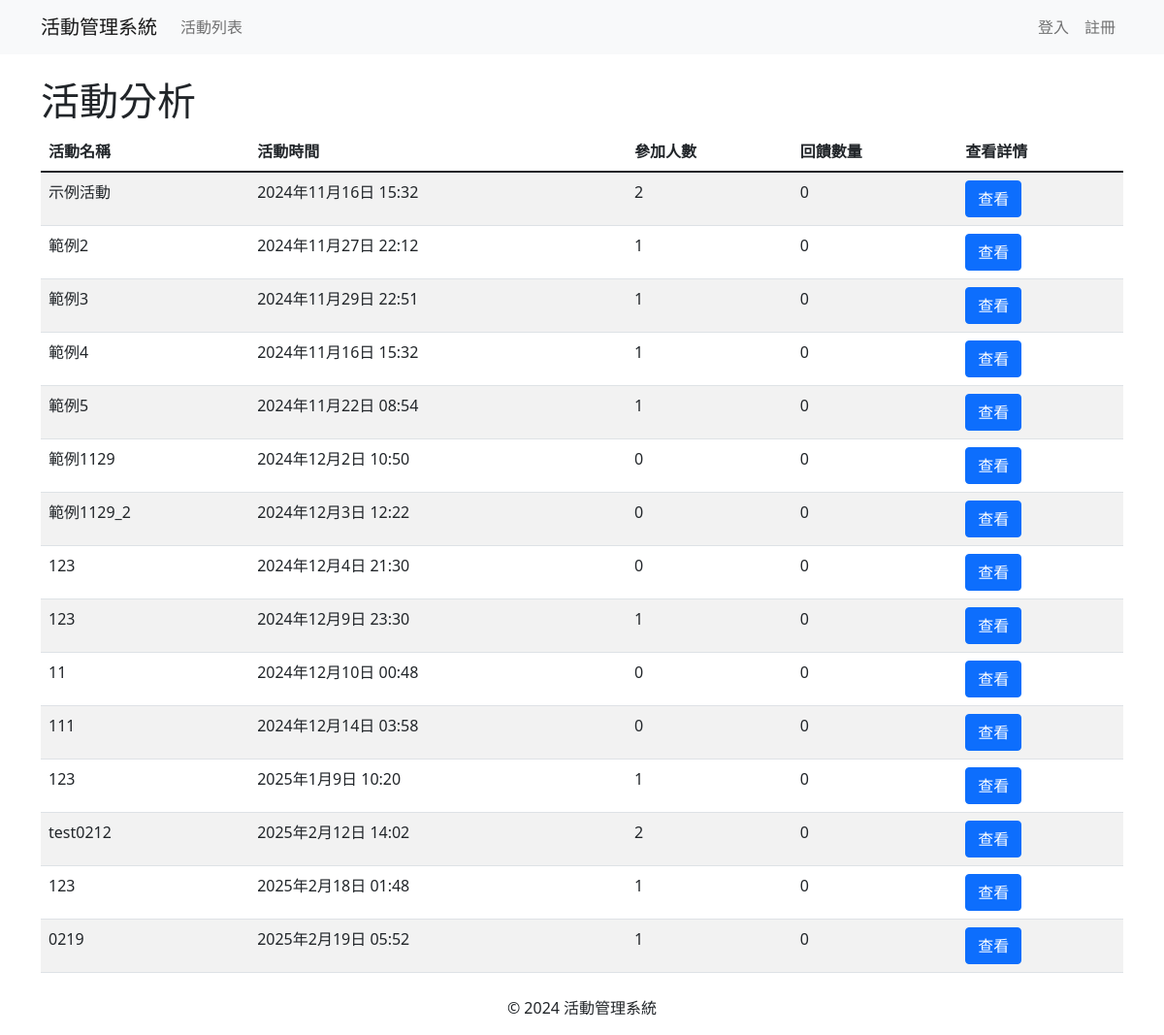
The page /feedback/event_analysis/ on the database as committed earlier.
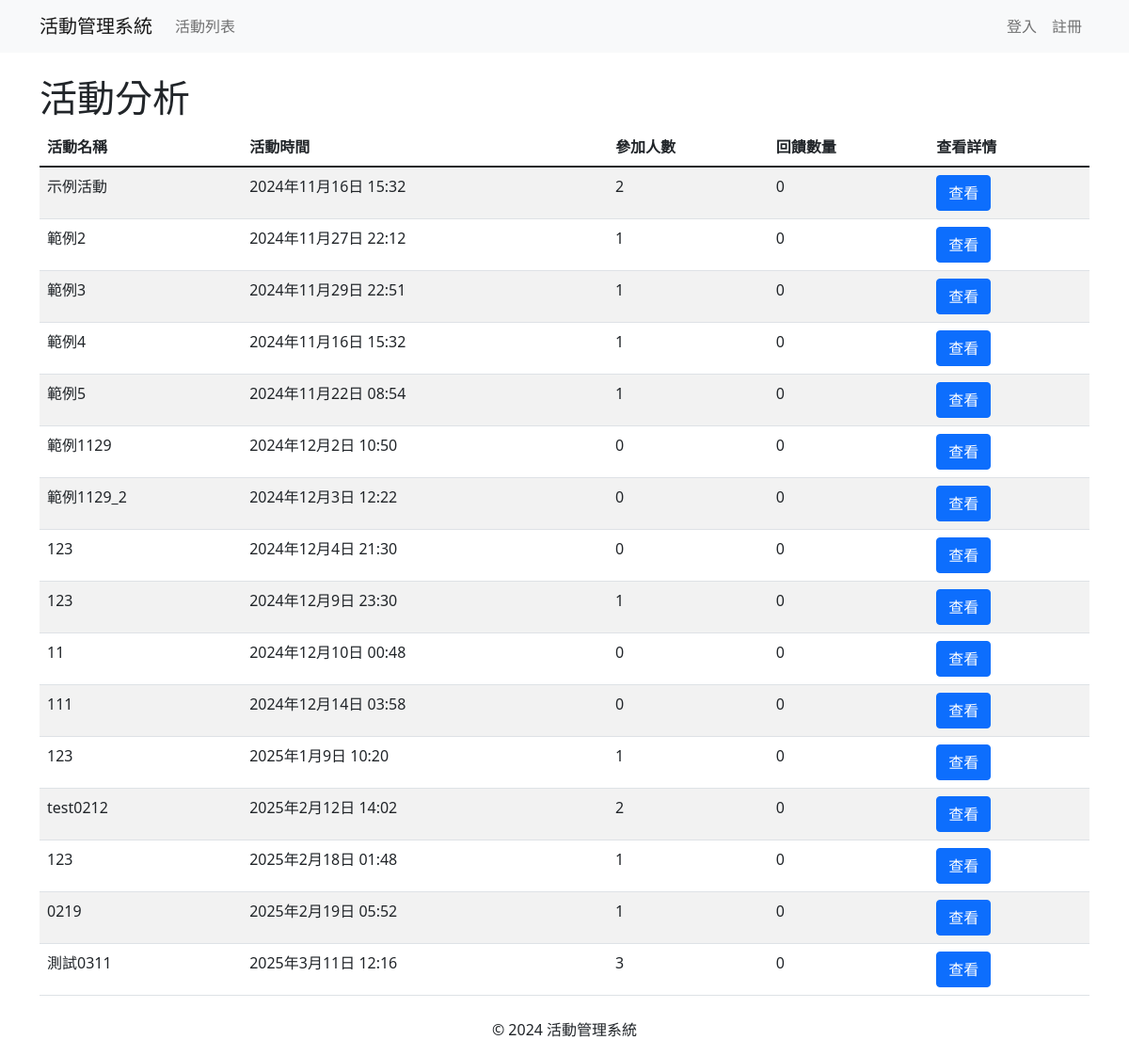
The same page on the database as committed later.
### events/models.py (models this page shows, shortened)
class Event(models.Model):
    ACTIVITY_TYPES = [
        ('lecture', '講座'),
        ('seminar', '研討會'),
    ]
    STATUS_CHOICES = [
        ('open', '報名中'),
        ('closed', '報名截止'),
        ('not_open', '尚未開放報名'),
    ]
    name = models.CharField(max_length=200)
    description = models.TextField()
    event_time = models.DateTimeField()
    end_time = models.DateTimeField()
    location = models.CharField(max_length=200)
    capacity_limit = models.PositiveIntegerField()
    registration_start = models.DateTimeField()
    registration_end = models.DateTimeField()
    activity_type = models.CharField(max_length=20, choices=ACTIVITY_TYPES)
    status = models.CharField(max_length=20, choices=STATUS_CHOICES, default='not_open')
    published_time = models.DateTimeField(auto_now_add=True)
    updated_time = models.DateTimeField(auto_now=True)
    poster = models.ImageField(upload_to='posters/', blank=True, null=True)
    language = models.CharField(max_length=100, blank=True, null=True)

### feedback/views.py (the view)
# urls.py: path('event_analysis/', views.event_analysis, name='event_analysis'),
def event_analysis(request):
    events = Event.objects.annotate(
        registrations_count=Count('event_registrations')  # 聚合報名人數
    )
    event_data = []
    for event in events:
        feedback_count = event.feedback_set.count()  # 獲取回饋數量
        event_data.append({
            'event': event,
            'registrations_count': event.registrations_count,  # 使用已計算的報名人數
            'feedback_count': feedback_count,
        })
    return render(request, 'feedback/event_analysis.html', {'event_data': event_data})

### templates/feedback/event_analysis.html (shortened to what this page needs)
{% extends 'base.html' %}
{% block content %}
<h1>活動分析</h1>
<table class="table table-striped">
    <thead>
        <tr>
            <th>活動名稱</th>
            <th>活動時間</th>
            <th>參加人數</th>
            <th>回饋數量</th>
            <th>查看詳情</th>
        </tr>
    </thead>
    <tbody>
        {% for data in event_data %}
        <tr>
            <td>{{ data.event.name }}</td>
            <td>{{ data.event.event_time }}</td>
            <td>{{ data.registrations_count }}</td>
            <td>{{ data.feedback_count }}</td>
            <td>
                <a href="{% url 'check_detail' data.event.id %}" class="btn btn-primary">查看</a>
            </td>
        </tr>
        {% empty %}
        <tr>
            <td colspan="5" class="text-center">尚無活動記錄</td>
        </tr>
        {% endfor %}
    </tbody>
</table>
{% endblock %}

Rows that differ between the two databases and show on the page:
added Event: event.name "測試0311", event.event_time "2025年3月11日 12:16", registrations_count "3", feedback_count "0"
